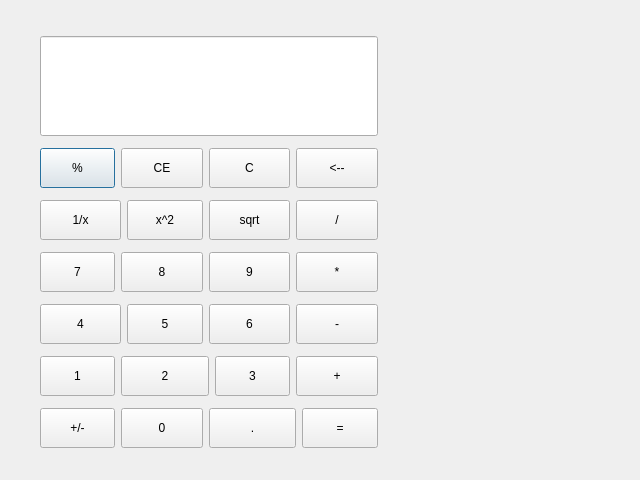
<?xml version="1.0" encoding="UTF-8"?>
<ui version="4.0">
 <class>calcul</class>
 <widget class="QDialog" name="calcul">
  <property name="geometry">
   <rect>
    <x>0</x>
    <y>0</y>
    <width>640</width>
    <height>480</height>
   </rect>
  </property>
  <property name="windowTitle">
   <string>Dialog</string>
  </property>
  <widget class="QWidget" name="">
   <property name="geometry">
    <rect>
     <x>40</x>
     <y>30</y>
     <width>338</width>
     <height>424</height>
    </rect>
   </property>
   <layout class="QGridLayout" name="gridLayout">
    <item row="1" column="0">
     <widget class="QPushButton" name="perbtn">
      <property name="minimumSize">
       <size>
        <width>60</width>
        <height>40</height>
       </size>
      </property>
      <property name="text">
       <string>%</string>
      </property>
     </widget>
    </item>
    <item row="1" column="1" colspan="2">
     <widget class="QPushButton" name="CEbtn">
      <property name="minimumSize">
       <size>
        <width>60</width>
        <height>40</height>
       </size>
      </property>
      <property name="text">
       <string>CE</string>
      </property>
     </widget>
    </item>
    <item row="1" column="5" colspan="2">
     <widget class="QPushButton" name="bsbtn">
      <property name="minimumSize">
       <size>
        <width>60</width>
        <height>40</height>
       </size>
      </property>
      <property name="text">
       <string>&lt;--</string>
      </property>
     </widget>
    </item>
    <item row="2" column="0" colspan="2">
     <widget class="QPushButton" name="recbtn">
      <property name="minimumSize">
       <size>
        <width>60</width>
        <height>40</height>
       </size>
      </property>
      <property name="text">
       <string>1/x</string>
      </property>
     </widget>
    </item>
    <item row="2" column="2">
     <widget class="QPushButton" name="squbtn">
      <property name="minimumSize">
       <size>
        <width>60</width>
        <height>40</height>
       </size>
      </property>
      <property name="text">
       <string>x^2</string>
      </property>
     </widget>
    </item>
    <item row="5" column="5" colspan="2">
     <widget class="QPushButton" name="addbtn">
      <property name="minimumSize">
       <size>
        <width>60</width>
        <height>40</height>
       </size>
      </property>
      <property name="text">
       <string>+</string>
      </property>
     </widget>
    </item>
    <item row="5" column="0">
     <widget class="QPushButton" name="onebtn">
      <property name="minimumSize">
       <size>
        <width>60</width>
        <height>40</height>
       </size>
      </property>
      <property name="text">
       <string>1</string>
      </property>
     </widget>
    </item>
    <item row="2" column="3" colspan="2">
     <widget class="QPushButton" name="sqrtbtn">
      <property name="minimumSize">
       <size>
        <width>60</width>
        <height>40</height>
       </size>
      </property>
      <property name="text">
       <string>sqrt</string>
      </property>
     </widget>
    </item>
    <item row="5" column="1" colspan="3">
     <widget class="QPushButton" name="twobtn">
      <property name="minimumSize">
       <size>
        <width>60</width>
        <height>40</height>
       </size>
      </property>
      <property name="text">
       <string>2</string>
      </property>
     </widget>
    </item>
    <item row="4" column="2">
     <widget class="QPushButton" name="fivebtn">
      <property name="minimumSize">
       <size>
        <width>60</width>
        <height>40</height>
       </size>
      </property>
      <property name="text">
       <string>5</string>
      </property>
     </widget>
    </item>
    <item row="3" column="3" colspan="2">
     <widget class="QPushButton" name="ninebtn">
      <property name="minimumSize">
       <size>
        <width>60</width>
        <height>40</height>
       </size>
      </property>
      <property name="text">
       <string>9</string>
      </property>
     </widget>
    </item>
    <item row="3" column="5" colspan="2">
     <widget class="QPushButton" name="mulbtn">
      <property name="minimumSize">
       <size>
        <width>60</width>
        <height>40</height>
       </size>
      </property>
      <property name="text">
       <string>*</string>
      </property>
     </widget>
    </item>
    <item row="4" column="0" colspan="2">
     <widget class="QPushButton" name="fourbtn">
      <property name="minimumSize">
       <size>
        <width>60</width>
        <height>40</height>
       </size>
      </property>
      <property name="text">
       <string>4</string>
      </property>
     </widget>
    </item>
    <item row="2" column="5" colspan="2">
     <widget class="QPushButton" name="divbtn">
      <property name="minimumSize">
       <size>
        <width>60</width>
        <height>40</height>
       </size>
      </property>
      <property name="text">
       <string>/</string>
      </property>
     </widget>
    </item>
    <item row="4" column="5" colspan="2">
     <widget class="QPushButton" name="subtractbtn">
      <property name="minimumSize">
       <size>
        <width>60</width>
        <height>40</height>
       </size>
      </property>
      <property name="text">
       <string>-</string>
      </property>
     </widget>
    </item>
    <item row="3" column="0">
     <widget class="QPushButton" name="sevenbtn">
      <property name="minimumSize">
       <size>
        <width>60</width>
        <height>40</height>
       </size>
      </property>
      <property name="text">
       <string>7</string>
      </property>
     </widget>
    </item>
    <item row="5" column="4">
     <widget class="QPushButton" name="threebtn">
      <property name="minimumSize">
       <size>
        <width>60</width>
        <height>40</height>
       </size>
      </property>
      <property name="text">
       <string>3</string>
      </property>
     </widget>
    </item>
    <item row="6" column="0">
     <widget class="QPushButton" name="pmbtn">
      <property name="minimumSize">
       <size>
        <width>60</width>
        <height>40</height>
       </size>
      </property>
      <property name="text">
       <string>+/-</string>
      </property>
     </widget>
    </item>
    <item row="6" column="3" colspan="3">
     <widget class="QPushButton" name="dotbtn">
      <property name="minimumSize">
       <size>
        <width>60</width>
        <height>40</height>
       </size>
      </property>
      <property name="text">
       <string>.</string>
      </property>
     </widget>
    </item>
    <item row="4" column="3" colspan="2">
     <widget class="QPushButton" name="sixbtn">
      <property name="minimumSize">
       <size>
        <width>60</width>
        <height>40</height>
       </size>
      </property>
      <property name="text">
       <string>6</string>
      </property>
     </widget>
    </item>
    <item row="3" column="1" colspan="2">
     <widget class="QPushButton" name="eightbtn">
      <property name="minimumSize">
       <size>
        <width>60</width>
        <height>40</height>
       </size>
      </property>
      <property name="text">
       <string>8</string>
      </property>
     </widget>
    </item>
    <item row="6" column="6">
     <widget class="QPushButton" name="equalbtn">
      <property name="minimumSize">
       <size>
        <width>60</width>
        <height>40</height>
       </size>
      </property>
      <property name="text">
       <string>=</string>
      </property>
     </widget>
    </item>
    <item row="6" column="1" colspan="2">
     <widget class="QPushButton" name="zerobtn">
      <property name="minimumSize">
       <size>
        <width>60</width>
        <height>40</height>
       </size>
      </property>
      <property name="text">
       <string>0</string>
      </property>
     </widget>
    </item>
    <item row="1" column="3" colspan="2">
     <widget class="QPushButton" name="Cbtn">
      <property name="minimumSize">
       <size>
        <width>60</width>
        <height>40</height>
       </size>
      </property>
      <property name="text">
       <string>C</string>
      </property>
     </widget>
    </item>
    <item row="0" column="0" colspan="7">
     <widget class="QLineEdit" name="esui">
      <property name="minimumSize">
       <size>
        <width>300</width>
        <height>100</height>
       </size>
      </property>
     </widget>
    </item>
   </layout>
  </widget>
 </widget>
 <resources/>
 <connections/>
</ui>
